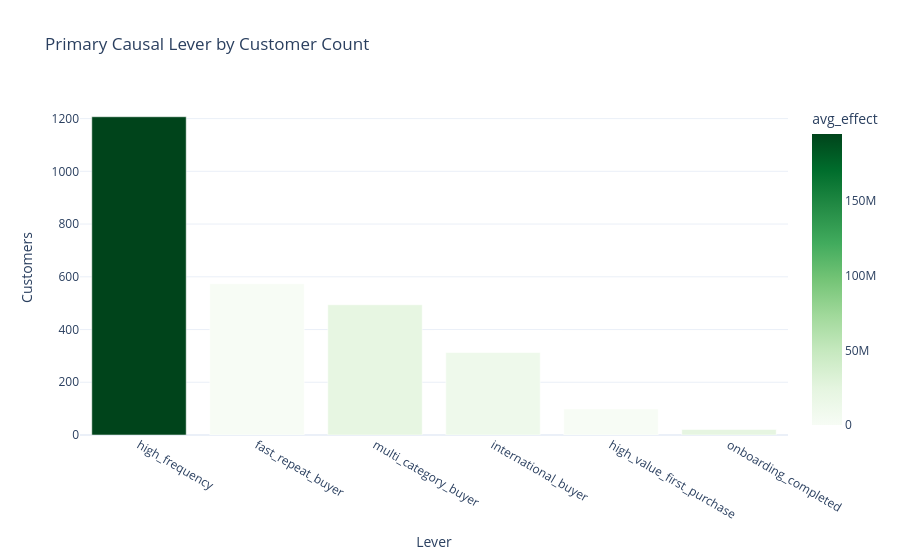

The notebook cell this image was saved under:
### Markdown cell above
## 8. Lever Recommendations per Customer

### Code cell
# Top lever per customer
lever_df = pipeline.get_top_lever_per_customer()
rprint(f'\n[bold]Lever distribution (which lever is most impactful):[/bold]')

lever_counts = (
    lever_df.group_by('top_lever')
    .agg(pl.len().alias('n_customers'),
          pl.col('top_lever_effect_usd').mean().alias('avg_effect'))
    .sort('n_customers', descending=True)
)
display(lever_counts)

fig = px.bar(
    lever_counts.to_pandas(),
    x='top_lever', y='n_customers',
    color='avg_effect', color_continuous_scale='Greens',
    title='Primary Causal Lever by Customer Count',
    labels={'n_customers': 'Customers', 'top_lever': 'Lever'},
)
fig.show()

### Figure 1 — Plotly figure (JSON) as saved in the notebook; plotly's stock layout.template omitted (floating-point values rounded to 4 significant figures)
{"data": [{"hovertemplate": "Lever=%{x}<br>Customers=%{y}<br>avg_effect=%{marker.color}<extra></extra>", "legendgroup": "", "marker": {"color": [195100000.0, 0.9623, 22300000.0, 11850000.0, 0.1637, 23100000.0], "coloraxis": "coloraxis", "pattern": {"shape": ""}}, "name": "", "orientation": "v", "showlegend": false, "textposition": "auto", "type": "bar", "x": ["high_frequency", "fast_repeat_buyer", "multi_category_buyer", "international_buyer", "high_value_first_purchase", "onboarding_completed"], "xaxis": "x", "y": [1207, 574, 494, 313, 99, 21], "yaxis": "y"}], "layout": {"barmode": "relative", "coloraxis": {"colorbar": {"title": {"text": "avg_effect"}}, "colorscale": [[0, "rgb(247,252,245)"], [0.125, "rgb(229,245,224)"], [0.25, "rgb(199,233,192)"], [0.375, "rgb(161,217,155)"], [0.5, "rgb(116,196,118)"], [0.625, "rgb(65,171,93)"], [0.75, "rgb(35,139,69)"], [0.875, "rgb(0,109,44)"], [1, "rgb(0,68,27)"]]}, "legend": {"tracegroupgap": 0}, "title": {"text": "Primary Causal Lever by Customer Count"}, "xaxis": {"anchor": "y", "domain": [0, 1], "title": {"text": "Lever"}}, "yaxis": {"anchor": "x", "domain": [0, 1], "title": {"text": "Customers"}}}}
